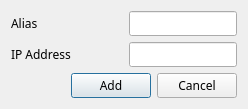
<?xml version="1.0" encoding="UTF-8"?>
<ui version="4.0">
 <class>addBuddyScreen</class>
 <widget class="QDialog" name="addBuddyScreen">
  <property name="windowModality">
   <enum>Qt::ApplicationModal</enum>
  </property>
  <property name="geometry">
   <rect>
    <x>0</x>
    <y>3</y>
    <width>248</width>
    <height>107</height>
   </rect>
  </property>
  <property name="sizePolicy">
   <sizepolicy hsizetype="Fixed" vsizetype="Fixed">
    <horstretch>0</horstretch>
    <verstretch>0</verstretch>
   </sizepolicy>
  </property>
  <property name="font">
   <font>
    <family>Sans Serif</family>
   </font>
  </property>
  <property name="windowTitle">
   <string>Dialog</string>
  </property>
  <layout class="QVBoxLayout" name="verticalLayout">
   <item>
    <layout class="QHBoxLayout" name="horizontalLayout_2">
     <item>
      <widget class="QLabel" name="L_buddyAliasLabel">
       <property name="text">
        <string>Alias</string>
       </property>
      </widget>
     </item>
     <item>
      <spacer name="horizontalSpacer_2">
       <property name="orientation">
        <enum>Qt::Horizontal</enum>
       </property>
       <property name="sizeHint" stdset="0">
        <size>
         <width>40</width>
         <height>20</height>
        </size>
       </property>
      </spacer>
     </item>
     <item>
      <widget class="QLineEdit" name="L_buddyAliasLine"/>
     </item>
    </layout>
   </item>
   <item>
    <layout class="QHBoxLayout" name="horizontalLayout_3">
     <item>
      <widget class="QLabel" name="L_buddyIPAddressLabel">
       <property name="text">
        <string>IP Address</string>
       </property>
      </widget>
     </item>
     <item>
      <spacer name="horizontalSpacer_3">
       <property name="orientation">
        <enum>Qt::Horizontal</enum>
       </property>
       <property name="sizeHint" stdset="0">
        <size>
         <width>40</width>
         <height>20</height>
        </size>
       </property>
      </spacer>
     </item>
     <item>
      <widget class="QLineEdit" name="L_buddyIPAddressLine"/>
     </item>
    </layout>
   </item>
   <item>
    <layout class="QHBoxLayout" name="horizontalLayout">
     <item>
      <spacer name="horizontalSpacer">
       <property name="orientation">
        <enum>Qt::Horizontal</enum>
       </property>
       <property name="sizeHint" stdset="0">
        <size>
         <width>40</width>
         <height>20</height>
        </size>
       </property>
      </spacer>
     </item>
     <item>
      <widget class="QPushButton" name="L_addBuddyButton">
       <property name="text">
        <string>Add</string>
       </property>
      </widget>
     </item>
     <item>
      <widget class="QPushButton" name="L_cancelAddBuddyButton">
       <property name="text">
        <string>Cancel</string>
       </property>
      </widget>
     </item>
    </layout>
   </item>
  </layout>
 </widget>
 <resources/>
 <connections/>
</ui>
